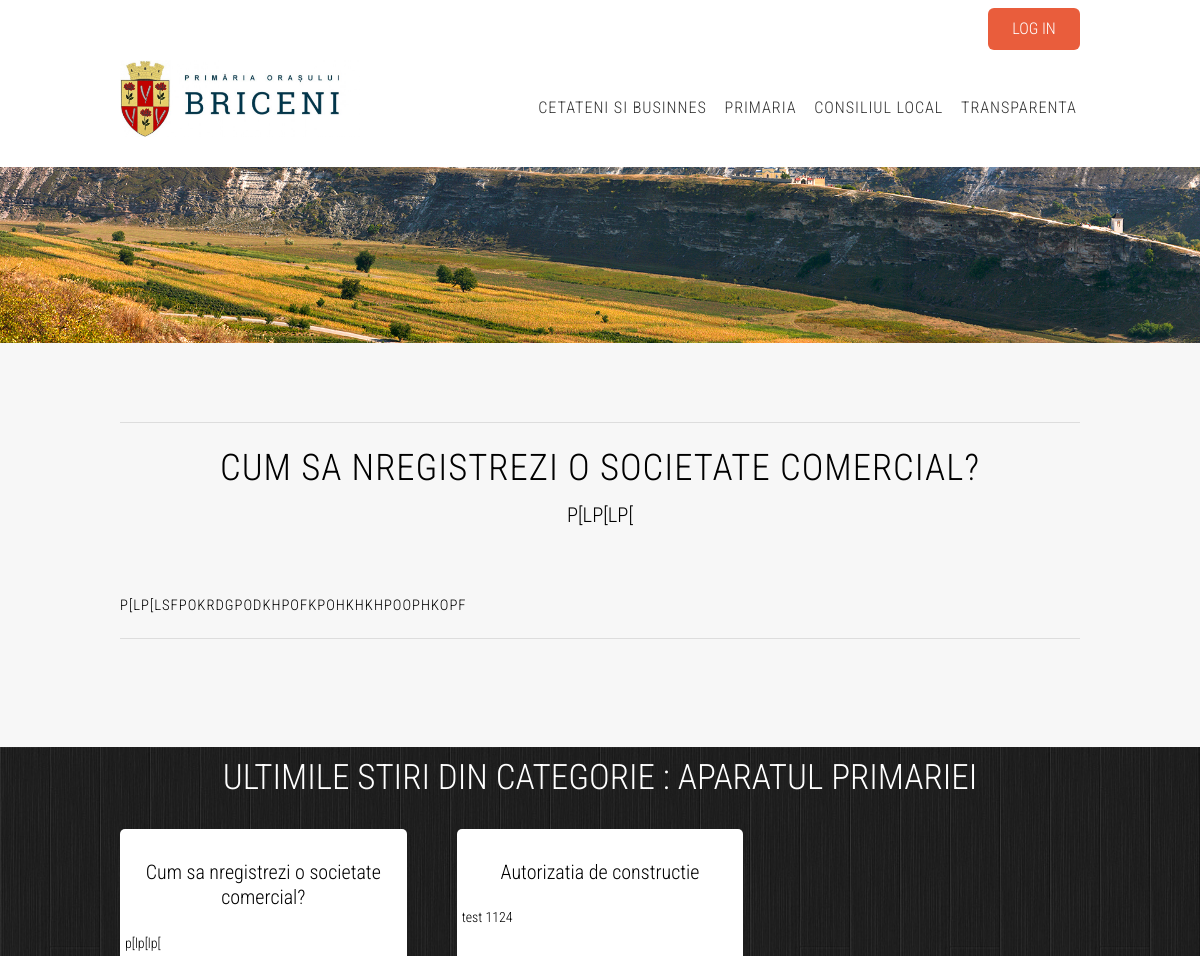
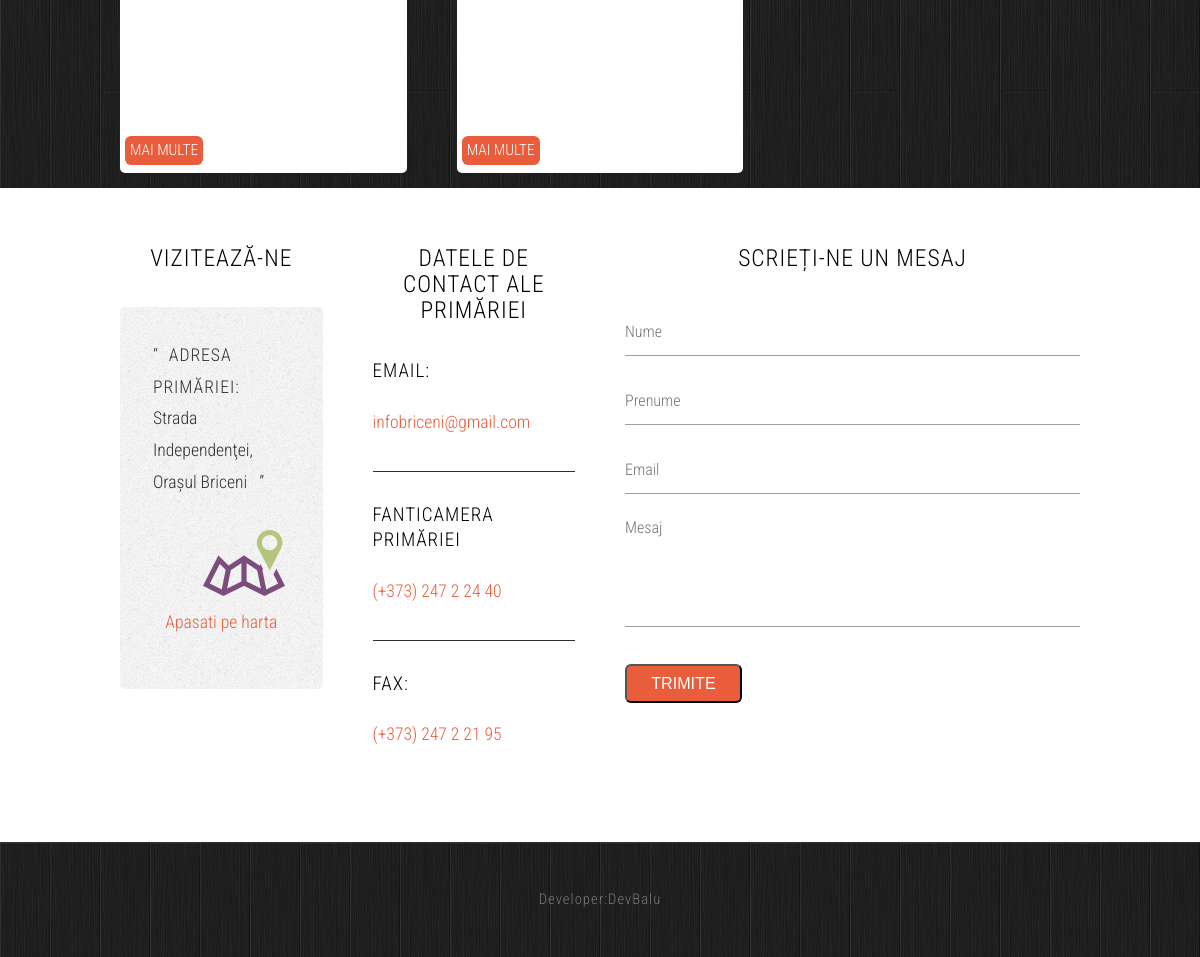
/post.php?id=4&important, run on the app's committed database (2 pictures, top to bottom).
### tables this page shows
CREATE TABLE `groups` (
  `id` int(11) NOT NULL,
  `name` varchar(255) NOT NULL,
  `thumbnail` blob NOT NULL
);

CREATE TABLE `posts` (
  `id` int(11) NOT NULL,
  `id_group` int(11) NOT NULL,
  `id_category` int(11) NOT NULL,
  `image_url` varchar(255) NOT NULL,
  `title` varchar(255) NOT NULL,
  `subtitle` varchar(255) NOT NULL,
  `content` text NOT NULL,
  `video` varchar(255) NOT NULL,
  `file_attach_url` varchar(255) NOT NULL,
  `created` int(11) NOT NULL,
  `updated` int(11) NOT NULL,
  `important` tinyint(1) DEFAULT NULL
);

CREATE TABLE `categories` (
  `id` int(11) NOT NULL,
  `id_group` int(11) NOT NULL,
  `name` varchar(255) NOT NULL
);

### post.php (the view, shortened to what this page needs)
<?php
	require_once('php/connect.php');
	if (!empty($_GET['id'])) {
		$id = $_GET['id'];
		$result = mysqli_query($con, "SELECT p.* FROM posts p WHERE p.id = '$id'");
	}else{
		header('Location: /pb/index.php');
	}
	$post = $result->fetch_object();
	$id_cat = $post->id_category;
	if(!empty($con)){
		$lastCatPost = mysqli_query($con, "
			SELECT p.id, p.image_url, p.title, p.subtitle FROM posts  p
			WHERE p.id_category = '$id_cat'
			ORDER BY p.id DESC
			LIMIT 3
			");
		$secTitLasPos = mysqli_query($con, "SELECT c.name FROM categories c WHERE c.id = '$id_cat'");
		$titleLP = $secTitLasPos->fetch_assoc();
		$lastCatPostForm = '';
		if(!empty($lastCatPost)){
			while($row = $lastCatPost->fetch_assoc()){
				$lastCatPostForm .= '
				<section class="4u">
					<div class="box" style="height: 300px; padding: 5px; border-radius: 5px;">
							<div style="height: 250px; overflow: hidden">
								<a href="post.php?id='.$row['id'].'" style="color: #000; text-decoration:none;">
									<img src="'.$row['image_url'].'" width="50%" style="width: 50%; margin-left: 20%;">
								</a>
								<p style="text-align:center; font-size: 20px">'.$row['title'].'</p>
								<p>'.$row['subtitle'].'</p>
							</div>
							<a href="post.php?id='.$row['id'].'&important" class="button" style="margin-right:0; padding:2px 5px;">Mai multe</a>
					</div>
				</section>';
			}
		}
		if (!empty($lastCatPostForm)) {
			$secTit = 'ULTIMILE STIRI DIN CATEGORIE : '.$titleLP['name'];
		}else{
			$secTit= '';
		}
	}
?>
<!DOCTYPE HTML>
<html>
	<head>
		<?php include"components/head.php";?>
	</head>
	<body class="no-sidebar">
	<?php
		if(!empty($_SESSION['auth'])){
		print '
			<div class="container">
				<div class="row">
					<div class="3u" style="float:right">
							<a href="admin.php" class="button" style="margin-right:20px;">ADMIN</a>
							<a href="logout.php" class="button">LOG OUT</a>
					 </div>
				</div>
			</div>';
		}else{
			print '
			<div class="container">
				<div class="row">
					<div style="float:right">
							<a href="auth.php" class="button">LOG IN</a>
					 </div>
				</div>
			</div>';
		}
	?>
		<?php include "components/navbar.php"; ?>
		<div id="banner2">
		</div>
		<div id="page">
			<div id="main" class="container">
				<div class="row">
					<div class="12u">
						<section>
							<header>
								<div class="divider" style="width: 100%; border-bottom: 1px solid #ddd; margin: 20px 0px;"></div>
								<h2 style="text-align:center; line-height: 50px;"><?php print $post->title; ?></h2>
								<span class="byline" style="text-align:center;"><?php print $post->subtitle; ?></span><br>
							</header>
							<h3><?php print $post->content; ?></h3>
							<div class="divider" style="width: 100%; border-bottom: 1px solid #ddd; margin: 20px 0px;"></div>
						</section>
					</div>
				</div>
			</div>
		</div>
		<div id="featured">
			<div class="container">
				<p style="text-align:center; color:#fff; font-size:35px; line-height: 2rem;"><?php print $secTit;?></p>
				<div class="row">
					<?php print $lastCatPostForm;?>
				</div>
			</div>
		</div>
		<?php include"components/footer.php"; ?>
		<div id="copyright" >
			<div class="container">
				Developer: <a href="#">DevBalu</a>
			</div>
		</div>
	</body>
</html>

### components/navbar.php (shortened to what this page needs)
<div id="header">
	<div class="container">
			<div class="row">
				<a href="index.php"><div id="logo" class="3u"><img src="images/logo.jpg"></div></a>
			</div>
			<nav id="nav">
				<ul>
				<?php
					include "php/connect.php";
						$result = mysqli_query($con, "SELECT g.* FROM groups g");
						if ($result) {
							while ($row = $result->fetch_object()) {
								print '<li><a href="group.php?id=' . $row->id .'">'. $row->name .'</a></li>';
							}
						}
				?>
				</ul>
			</nav>
	</div>
</div>

### css/style.css (style rules this page uses)
body { background: rgba(221, 221, 221, 0.09); }
body,input,textarea,select { font-family: 'Roboto Condensed', sans-serif; font-weight: 300; font-size: 11pt; line-height: 1.75em; }
h1,h2,h3,h4,h5,h6 { letter-spacing: 1px; text-transform: uppercase; font-weight: 300; }
a { color: #ff0000; }
p, ul, ol, dl, table { margin-bottom: 1em; }
header { margin-bottom: 2em; line-height: 1.7em; }
header h2 { font-size: 2.5em; }
header .byline { display: block; margin: 0.5em 0 0 0; padding: 0 0 0.5em 0; text-transform: uppercase; font-size: 1.4em; }
section, article { margin-bottom: 3em; }
section > :last-child, article > :last-child { margin-bottom: 0; }
section:last-child, article:last-child { margin-bottom: 0; }
.row > section, .row > article { margin-bottom: 0; }
.button { position: relative; display: inline-block; margin-top: 0.5em; padding: 0.50em 1.5em; background: #e95d3c; border-radius: 6px; text-decoration: none; text-transform: uppercase; font-size: 1.1em; color: #FFF; -moz-transition: color 0.35s ease-in-out, background-color 0.35s ease-in-out; -webkit-transition: color 0.35s ease-in-out, background-color 0.35s ease-in-out; -o-transition: color 0.35s ease-in-out, background-color 0.35s ease-in-out; -ms-transition: color 0.35s ease-in-out, background-color 0.35s ease-in-out; transition: color 0.35s ease-in-out, background-color 0.35s ease-in-out; cursor: pointer; }
#header { position: relative; background: #FFF; }
#header .container { position: relative; padding: 4em 0em; }
#logo { position: absolute; left: 0em; top: 0.7em; }
#logo img { max-width: 100%; }
#nav { position: absolute; right: 0em; top: 2.2em; }
#nav > ul > li { float: left; }
#nav > ul > li:last-child { padding-right: 0; }
#nav > ul > li > a, #nav > ul > li > span { display: block; margin-left: 0.7em; padding: 0.80em 0.2em; letter-spacing: 0.06em; text-decoration: none; text-transform: uppercase; font-size: 1.1em; outline: 0; color: #333; }
#banner2 { position: relative; padding: 6em 0em; background: url(../images/slshow/sl4.jpg) no-repeat center; background-size: cover; color: #fff; }
#page { position: relative; background: rgba(221, 221, 221, 0.23); }
#main { border-top: 1px solid; border-color: rgba(0,0,0,.2); }
#copyright { background: #202020 url(images/img01.jpg) repeat; position: relative; padding: 3em 0em; border-top: 1px solid #303030; letter-spacing: 1px; text-align: center; color: rgba(255,255,255,.4); }
#copyright .container { display: -webkit-flex; display: -moz-flex; display: -ms-flex; display: -o-flex; display: flex; justify-content: center; }
#copyright a { text-decoration: none; color: rgba(255,255,255,.4) !important; }
#featured { position: relative; background: #202020 url(images/img01.jpg) repeat; }
#featured .box { background: #FFF; padding: 1.4em; font-size: 0.95em; }

### css/style-desktop.css (style rules this page uses)
body,input,textarea,select { font-size: 11pt; }
#page { padding: 1em 0em 6em 0em; }
#main { margin-top: 3em; border-top: none; }
#featured { padding: 1em 0em; }

### data on the page
groups: name "CETATENI SI BUSINNES"
groups: name "PRIMARIA"
groups: name "CONSILIUL LOCAL"
groups: name "TRANSPARENTA"
posts: title "CUM SA NREGISTREZI O SOCIETATE COMERCIAL?", subtitle "P[LP[LP[", content "P[LP[LSFPOKRDGPODKHPOFKPOHKHKHPOOPHKOPF", title "Cum sa nregistrezi o societate comercial?", subtitle "p[lp[lp["
categories: name "ULTIMILE STIRI DIN CATEGORIE : APARATUL PRIMARIEI"
posts: title "Autorizatia de constructie", subtitle "test 1124"
